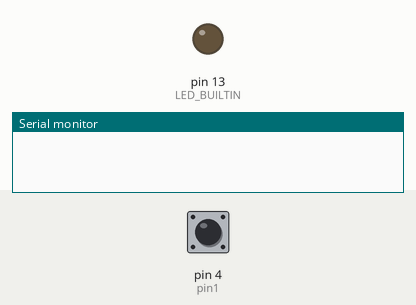
Simulated run of this sketch. Board: Arduino Uno, built with avr-gcc and run on an emulated ATmega328P. Parts: output pins drawn as LEDs (lit = HIGH), the last lines printed to the serial monitor. The test bench sets the inputs (shaded band); at power-on: pin 4 (pin1) HIGH.

Above: at 2.2 s.
2.3 s: pin 4 (pin1) pulled LOW for 0.15 s
At 3.5 s:
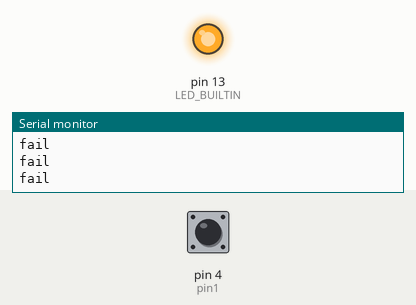
3.9 s: pin 4 (pin1) driven LOW
Timing chart, 0 to 6.9 s (numbered marks = the images above; inputs shaded):
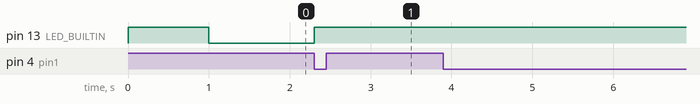

Measured:
- after the input at 2.3 s, pin 13 (LED_BUILTIN): LOW → HIGH at once

The sketch:

Arduino_1s-USB-UPS.ino
```cpp
int pin1 = 4;
int pinState= 0;
int count = 10;

void setup() {
  pinMode(pin1, INPUT_PULLUP);
  pinMode(LED_BUILTIN, OUTPUT);

  digitalWrite(LED_BUILTIN, HIGH);
  delay(1000);
  digitalWrite(LED_BUILTIN, LOW);

  Serial.begin(9600);
  count = 0;
}

void loop() {

  //Reset
  count = 10;
  pinState = 0;
  //Pin polling
  while(count--){
    if(!digitalRead(pin1))
      pinState++;
  }
  //Pin detection
  if(pinState > 8){     //80% of readings LOW. Debouncing
    Serial.println("fail");
    digitalWrite(LED_BUILTIN, HIGH);
  }
}
```
